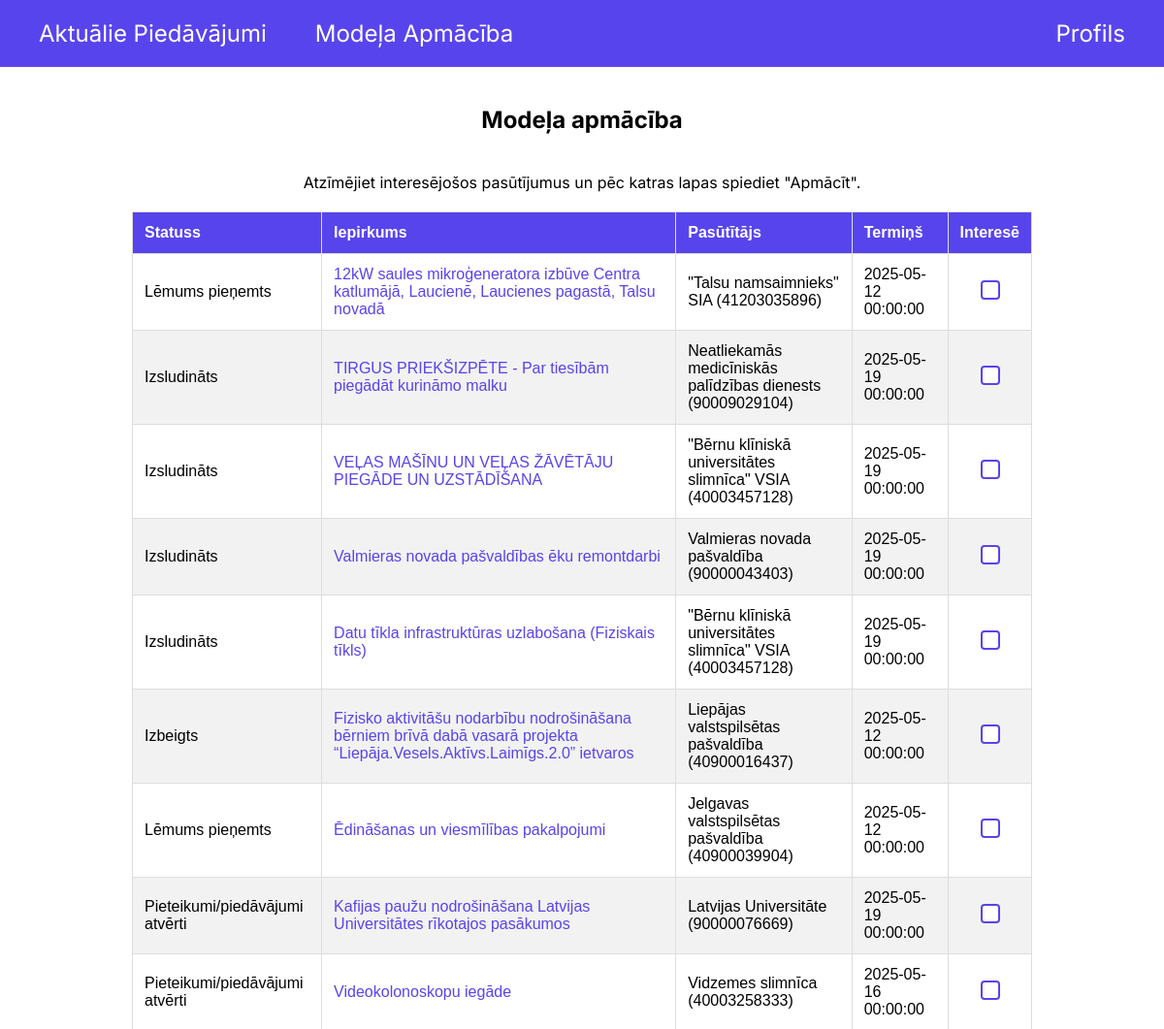
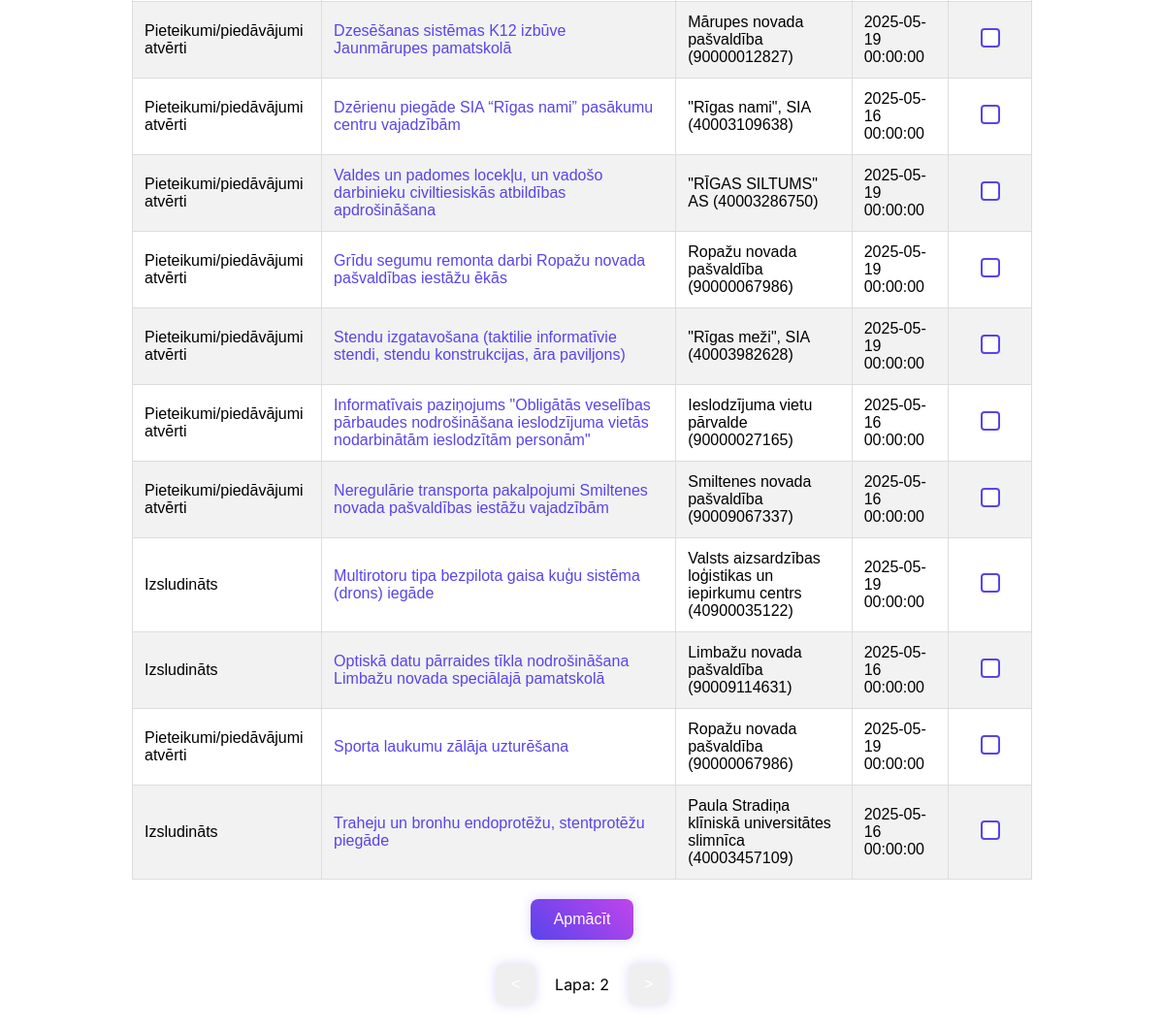
Screenshot of /training/2 (signed in) with the database file from the repository (2 pictures, top to bottom).
### models.py (models this page shows, shortened)
class Procurement(Base):
    __tablename__ = "Procurements"
    id = Column(Integer, primary_key=True, autoincrement=True)
    status = Column(Text, nullable=False)
    text = Column(Text, nullable=False)
    link = Column(Text, nullable=False)
    customer = Column(Text, nullable=False)
    deadline = Column(DateTime)
    selected_by_users_link = relationship("UserProcurement", back_populates="procurement")

### main.py (the view, shortened to what this page needs)
@app.route('/training', methods=['GET', 'POST'])
@app.route('/training/<int:page>', methods=['GET', 'POST'])
def training(page=1):
    if 'user_id' not in session:
        return redirect(url_for('login'))
    current_time = datetime.now()
    start_index = (page - 1) * 20
    end_index = start_index + 20
    procurements = db.session.query(Procurement) \
        .filter(Procurement.deadline < current_time) \
        .filter(~Procurement.id.in_(
            db.session.query(UserProcurement.procurement_id)
            .filter(UserProcurement.user_id == session['user_id'])
        )) \
        .limit(20) \
        .offset(start_index) \
        .all()
    total_count = db.session.query(Procurement) \
        .filter(Procurement.deadline < current_time) \
        .filter(~Procurement.id.in_(
            db.session.query(UserProcurement.procurement_id)
            .filter(UserProcurement.user_id == session['user_id'])
        )) \
        .count()
    total_pages = (total_count // 20) + (1 if total_count % 20 > 0 else 0)
    return render_template('training.html', procurements=procurements, page=page, total_pages=total_pages, total_records=total_count)

### templates/training.html (shortened to what this page needs)
<!DOCTYPE html>
<html>
    <head>
        <link rel="stylesheet" type="text/css" href="{{ url_for('static', filename='css/template.css') }}">
    </head>
    <body>
        {% include "header.html" %}
        <div class="container-center" style="padding: 20px;">
            {% if total_records > 0 %}
            <form method="POST" action="{{ url_for('training') }}">
                <div class="container-center" style="flex: 0 0 auto;">
                    <h2>Modeļa apmācība</h2>
                    <p style="margin: 0px;">Atzīmējiet interesējošos pasūtījumus un pēc katras lapas spiediet "Apmācīt".</p>
                </div>
                <div class="container-center">
                    <table>
                        <thead>
                            <tr>
                                <th>Statuss</th>
                                <th>Iepirkums</th>
                                <th>Pasūtītājs</th>
                                <th>Termiņš</th>
                                <th>Interesē</th>
                            </tr>
                        </thead>
                        <tbody>
                            {% for procurement in procurements %}
                                <tr>
                                    <td>{{ procurement.status }}</td>
                                    <td><a href="{{ procurement.link }}">{{ procurement.text }}</a></td>
                                    <td>{{ procurement.customer }}</td>
                                    <td>{{ procurement.deadline }}</td>
                                    <td>
                                        <input type="checkbox" class="checkbox" value="{{ procurement.id }}" name="selected_records">
                                    </td>
                                </tr>
                            {% endfor %}
                        </tbody>
                    </table>
                </div>
                <div class="container-center" style="flex: 0 0 auto;">
                    <button id="train-btn" class="regular-btn">Apmācīt</button>
                </div>
            </form>
            <div class="container-center" style="flex: 0 0 auto;">
                <div class="container-center" style="flex-direction: row;">
                {% if page > 1 %}
                    <button id="previous-btn" class="blue-btn" style="padding: 12px 16px;" onclick="window.location.href='{{ url_for('training', page=page-1) }}';">&lt;</button>
                {% else %}
                    <button id="previous-btn" class="gray-btn" style="padding: 12px 16px;">&lt;</button>
                {% endif %}
                <p>Lapa: {{ page }}</p>
                {% if page < total_pages %}
                    <button id="next-btn" class="blue-btn" style="padding: 12px 16px;" onclick="window.location.href='{{ url_for('training', page=page+1) }}';">&gt;</button>
                {% else %}
                    <button id="next-btn" class="gray-btn" style="padding: 12px 16px;">&gt;</button>
                {% endif %}
                </div>
            </div>
            {% else %}
                <h2>Neviens iepirkums netika atrasts.</h2>
            {% endif %}
        </div>
    </body>
</html>

### static/css/template.css (style rules this page uses)
html { font-family: "Inter", sans-serif; font-optical-sizing: auto; font-weight: 400; font-style: normal; }
body { margin: 0; padding: 0; min-height: 100vh; display: flex; flex-direction: column; }
a:link { color: #5844EC; text-decoration: none; transition: 0.3s; }
.container-center { flex: 1; display: flex; justify-content: center; align-items: center; flex-direction: column; gap: 20px; }
.regular-btn { background: linear-gradient(45deg, #5844EC, #C244EC); color: white; border: none; padding: 12px 24px; border-radius: 8px; font-size: 16px; cursor: pointer; box-shadow: 0 0px 12px rgba(88, 68, 236, 0.2); transition: 0.3s; }
.blue-btn { background: linear-gradient(45deg, #5844EC); color: white; border: none; padding: 12px 24px; border-radius: 8px; font-size: 16px; cursor: pointer; box-shadow: 0 0px 12px rgba(88, 68, 236, 0.2); transition: 0.3s; }
table { width: 100%; border-collapse: collapse; background-color: #fff; color: black; font-family: Arial, sans-serif; }
th, td { padding: 12px; text-align: left; border: 1px solid #ddd; }
th { background-color: #5844EC; color: #fff; font-weight: bold; }
tr:nth-child(even) { background-color: #f2f2f2; }
tr:nth-child(odd) { background-color: #fff; }
table { margin: 20px 0; max-width: 80%; }
table td:nth-child(5), table th:nth-child(5) { text-align: center; }
.checkbox { appearance: none; -webkit-appearance: none; width: 20px; height: 20px; border: 2px solid #5844EC; border-radius: 4px; background-color: #fff; cursor: pointer; position: relative; transition: background 0.2s ease; }

### rows the page displays
Procurement: status "Lēmums pieņemts", text "12kW saules mikroģeneratora izbūve Centra katlumājā, Laucienē, Laucienes pagastā, Talsu novadā", customer "\"Talsu namsaimnieks\" SIA (41203035896)", deadline "2025-05-12 00:00:00"
Procurement: status "Izsludināts", text "TIRGUS PRIEKŠIZPĒTE - Par tiesībām piegādāt kurināmo malku", customer "Neatliekamās medicīniskās palīdzības dienests (90009029104)", deadline "2025-05-19 00:00:00"
Procurement: status "Izsludināts", text "VEĻAS MAŠĪNU UN VEĻAS ŽĀVĒTĀJU PIEGĀDE UN UZSTĀDĪŠANA", customer "\"Bērnu klīniskā universitātes slimnīca\" VSIA (40003457128)", deadline "2025-05-19 00:00:00"
Procurement: status "Izsludināts", text "Valmieras novada pašvaldības ēku remontdarbi", customer "Valmieras novada pašvaldība (90000043403)", deadline "2025-05-19 00:00:00"
Procurement: status "Izsludināts", text "Datu tīkla infrastruktūras uzlabošana (Fiziskais tīkls)", customer "\"Bērnu klīniskā universitātes slimnīca\" VSIA (40003457128)", deadline "2025-05-19 00:00:00"
Procurement: status "Izbeigts", text "Fizisko aktivitāšu nodarbību nodrošināšana bērniem brīvā dabā vasarā projekta “Liepāja.Vesels.Aktīvs.Laimīgs.2.0” ietvaros", customer "Liepājas valstspilsētas pašvaldība (40900016437)", deadline "2025-05-12 00:00:00"
Procurement: status "Lēmums pieņemts", text "Ēdināšanas un viesmīlības pakalpojumi", customer "Jelgavas valstspilsētas pašvaldība (40900039904)", deadline "2025-05-12 00:00:00"
Procurement: status "Pieteikumi/piedāvājumi atvērti", text "Kafijas paužu nodrošināšana Latvijas Universitātes rīkotajos pasākumos", customer "Latvijas Universitāte (90000076669)", deadline "2025-05-19 00:00:00"
Procurement: status "Pieteikumi/piedāvājumi atvērti", text "Videokolonoskopu iegāde", customer "Vidzemes slimnīca (40003258333)", deadline "2025-05-16 00:00:00"
Procurement: status "Pieteikumi/piedāvājumi atvērti", text "Dzesēšanas sistēmas K12 izbūve Jaunmārupes pamatskolā", customer "Mārupes novada pašvaldība (90000012827)", deadline "2025-05-19 00:00:00"
Procurement: status "Pieteikumi/piedāvājumi atvērti", text "Dzērienu piegāde SIA “Rīgas nami” pasākumu centru vajadzībām", customer "\"Rīgas nami\", SIA (40003109638)", deadline "2025-05-16 00:00:00"
Procurement: status "Pieteikumi/piedāvājumi atvērti", text "Valdes un padomes locekļu, un vadošo darbinieku civiltiesiskās atbildības apdrošināšana", customer "\"RĪGAS SILTUMS\" AS (40003286750)", deadline "2025-05-19 00:00:00"
Procurement: status "Pieteikumi/piedāvājumi atvērti", text "Grīdu segumu remonta darbi Ropažu novada pašvaldības iestāžu ēkās", customer "Ropažu novada pašvaldība (90000067986)", deadline "2025-05-19 00:00:00"
Procurement: status "Pieteikumi/piedāvājumi atvērti", text "Stendu izgatavošana (taktilie informatīvie stendi, stendu konstrukcijas, āra paviljons)", customer "\"Rīgas meži\", SIA (40003982628)", deadline "2025-05-19 00:00:00"
Procurement: status "Pieteikumi/piedāvājumi atvērti", text "Informatīvais paziņojums \"Obligātās veselības pārbaudes nodrošināšana ieslodzījuma vietās nodarbinātām ieslodzītām personām\"", customer "Ieslodzījuma vietu pārvalde (90000027165)", deadline "2025-05-16 00:00:00"
Procurement: status "Pieteikumi/piedāvājumi atvērti", text "Neregulārie transporta pakalpojumi Smiltenes novada pašvaldības iestāžu vajadzībām", customer "Smiltenes novada pašvaldība (90009067337)", deadline "2025-05-16 00:00:00"
Procurement: status "Izsludināts", text "Multirotoru tipa bezpilota gaisa kuģu sistēma (drons) iegāde", customer "Valsts aizsardzības loģistikas un iepirkumu centrs (40900035122)", deadline "2025-05-19 00:00:00"
Procurement: status "Izsludināts", text "Optiskā datu pārraides tīkla nodrošināšana Limbažu novada speciālajā pamatskolā", customer "Limbažu novada pašvaldība (90009114631)", deadline "2025-05-16 00:00:00"
Procurement: status "Pieteikumi/piedāvājumi atvērti", text "Sporta laukumu zālāja uzturēšana", customer "Ropažu novada pašvaldība (90000067986)", deadline "2025-05-19 00:00:00"
Procurement: status "Izsludināts", text "Traheju un bronhu endoprotēžu, stentprotēžu piegāde", customer "Paula Stradiņa klīniskā universitātes slimnīca (40003457109)", deadline "2025-05-16 00:00:00"

### other values shown
{{ page }} "2"
